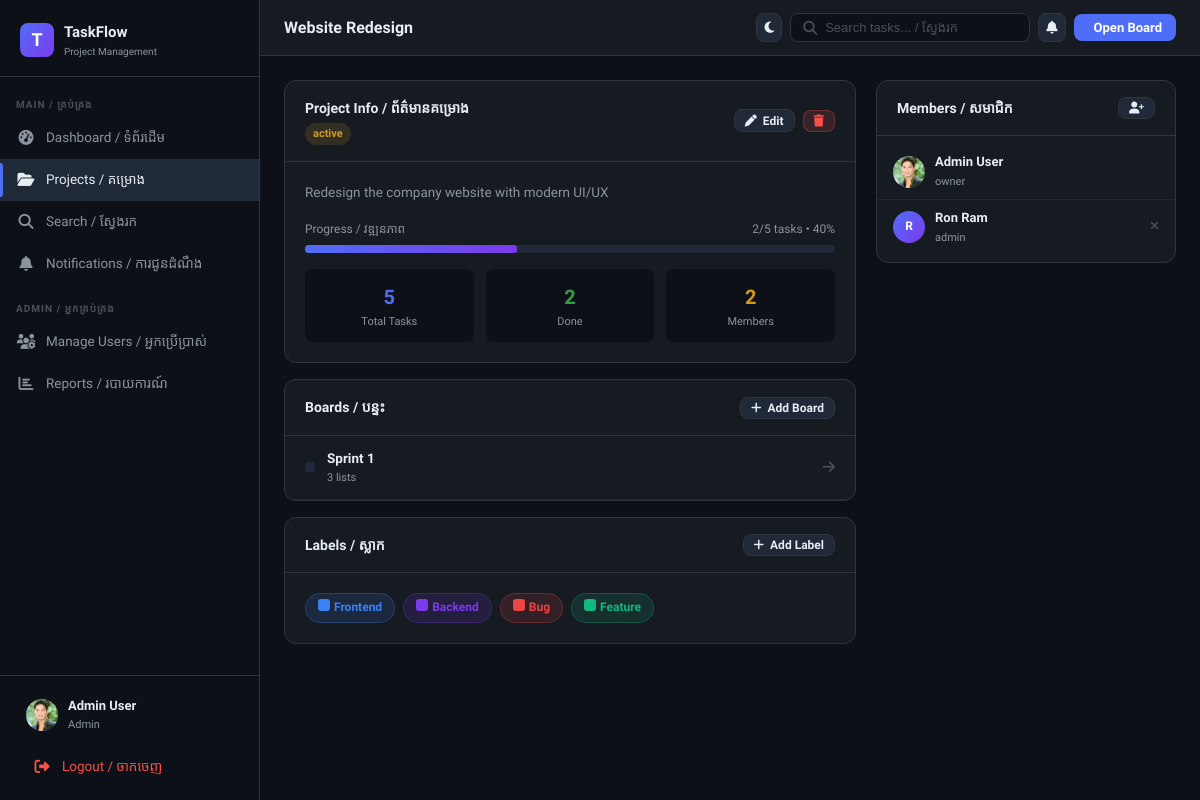
The app's page /projects/1/ (signed in), older data.
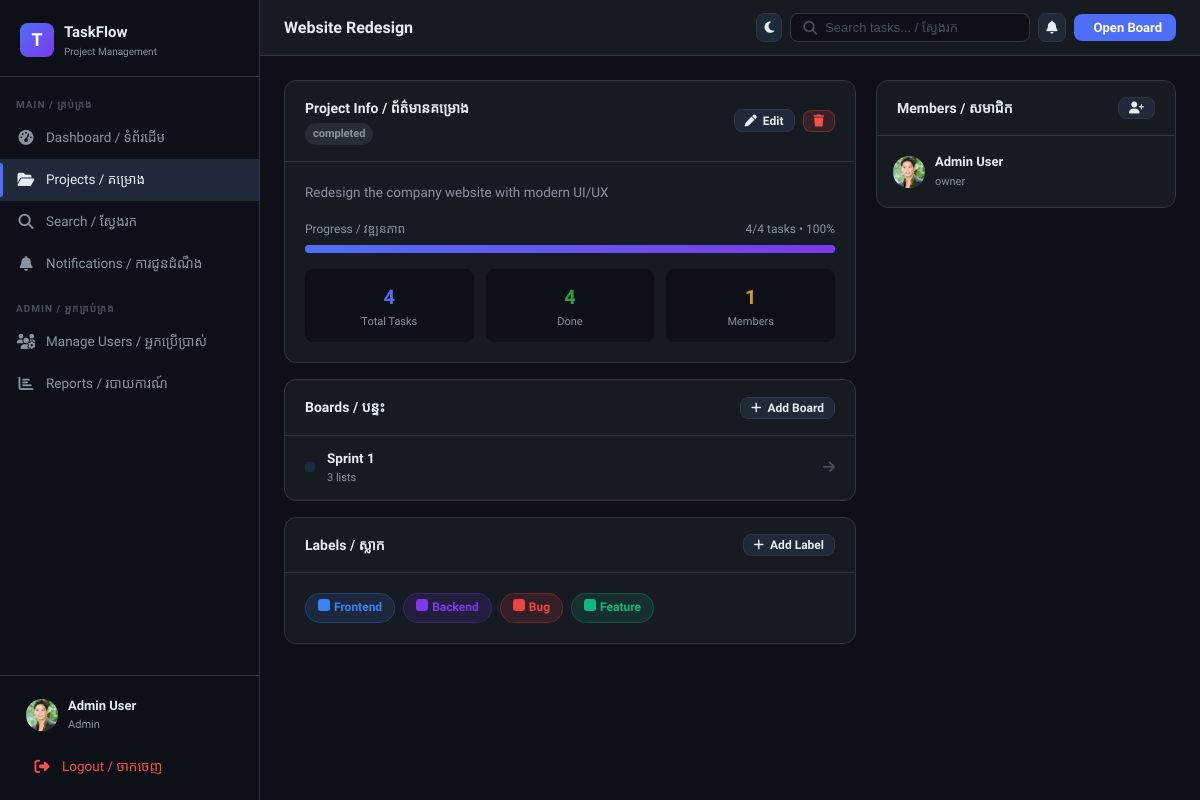
The same page, newer data.
### core/models.py (models this page shows, shortened)
class Project(models.Model):
    STATUS_CHOICES = [("active", "Active"), ("archived", "Archived")]
    owner = models.ForeignKey(
        User, on_delete=models.CASCADE, related_name="owned_projects"
    )
    name = models.CharField(max_length=150)
    description = models.TextField(blank=True)
    status = models.CharField(
        max_length=20,
        choices=[("active", "Active"), ("completed", "Completed")],
        default="active",
    )
    created_at = models.DateTimeField(auto_now_add=True)
    updated_at = models.DateTimeField(auto_now=True)
    @property
    def total_cards(self):
        return Card.objects.filter(list__board__project=self).count()
    @property
    def done_cards(self):
        return Card.objects.filter(list__board__project=self, status="done").count()
    @property
    def progress(self):
        total = self.total_cards
        return int((self.done_cards / total) * 100) if total > 0 else 0

class Board(models.Model):
    project = models.ForeignKey(
        Project, on_delete=models.CASCADE, related_name="boards"
    )
    name = models.CharField(max_length=100)
    background = models.CharField(max_length=50, blank=True, default="#1e293b")
    position = models.IntegerField(default=0)
    created_at = models.DateTimeField(auto_now_add=True)
    class Meta:
        ordering = ["position"]

class Label(models.Model):
    project = models.ForeignKey(
        Project, on_delete=models.CASCADE, related_name="labels"
    )
    name = models.CharField(max_length=50)
    color = models.CharField(max_length=20, default="#3b82f6")

class ProjectMember(models.Model):
    ROLE_CHOICES = [("owner", "Owner"), ("admin", "Admin"), ("member", "Member")]
    project = models.ForeignKey(
        Project, on_delete=models.CASCADE, related_name="members"
    )
    user = models.ForeignKey(
        User, on_delete=models.CASCADE, related_name="project_memberships"
    )
    role = models.CharField(max_length=10, choices=ROLE_CHOICES, default="member")
    joined_at = models.DateTimeField(auto_now_add=True)
    class Meta:
        unique_together = ("project", "user")

class User(AbstractUser):
    ROLE_CHOICES = [("admin", "Admin"), ("member", "Member")]
    role = models.CharField(max_length=10, choices=ROLE_CHOICES, default="member")
    avatar = models.ImageField(upload_to="avatars/", blank=True, null=True)
    is_active = models.BooleanField(default=True)
    @property
    def is_admin(self):
        return self.role == "admin"

### core/views.py (the view)
# urls.py: path('projects/<int:project_id>/', views.project_detail, name='project_detail'),
@login_required
def project_detail(request, project_id):
    project = get_object_or_404(Project, id=project_id)
    if not can_access_project(request.user, project):
        messages.error(request, "Access denied")
        return redirect("projects")
    members = ProjectMember.objects.filter(project=project).select_related("user")
    boards = project.boards.all()
    member_user_ids = members.values_list("user_id", flat=True)
    all_users = User.objects.filter(is_active=True).exclude(id__in=member_user_ids)
    can_lead = is_project_leader(request.user, project)
    context = {
        "project": project,
        "members": members,
        "boards": boards,
        "all_users": all_users,
        "can_lead": can_lead,
        "unread_count": request.user.notifications.filter(is_read=False).count(),
    }
    return render(request, "projects/detail.html", context)

### core/views.py (called while the page is built)
def is_project_leader(user, project):
    if not user.is_authenticated:
        return False
    return (
        user.is_admin
        or project.owner_id == user.id
        or ProjectMember.objects.filter(project=project, user=user, role="owner").exists()
    )

def can_access_project(user, project):
    if not user.is_authenticated:
        return False
    return (
        user.is_admin
        or project.owner_id == user.id
        or ProjectMember.objects.filter(project=project, user=user).exists()
    )

### templates/projects/detail.html (shortened to what the changed rows need)
{% extends 'base.html' %}
{% block page_title %}{{ project.name }}{% endblock %}
{% block topbar_extra %}
{% with board=project.boards.first %}
{% if board %}
<a href="{% url 'board' project.id board.id %}" class="btn btn-primary">
</a>
{% endif %}
{% endwith %}
{% endblock %}
{% block content %}
<div style="display:grid;grid-template-columns:1fr 300px;gap:20px;align-items:start">
  <div>
    <div class="card mb-16">
      <div class="card-header">
        <div>
          <div class="fw-700">Project Info / ព័ត៌មានគម្រោង</div>
          <span class="badge {% if project.status == 'active' %}badge-doing{% else %}badge-todo{% endif %}" style="margin-top:4px">{{ project.status }}</span>
        </div>
      </div>
      <div class="card-body">
        <p style="color:var(--text-muted);font-size:13.5px">{{ project.description|default:"No description provided." }}</p>
        <div style="margin-top:16px">
          <div style="display:flex;justify-content:space-between;font-size:12px;color:var(--text-muted);margin-bottom:6px">
            <span>Progress / វឌ្ឍនភាព</span>
            <span>{{ project.done_cards }}/{{ project.total_cards }} tasks • {{ project.progress }}%</span>
          </div>
          <div class="progress-bar" style="height:8px">
            <div class="progress-fill" style="width:{{ project.progress }}%"></div>
          </div>
        </div>
        <div style="display:grid;grid-template-columns:1fr 1fr 1fr;gap:12px;margin-top:16px">
          <div style="background:var(--bg-dark);border-radius:8px;padding:12px;text-align:center">
            <div style="font-size:20px;font-weight:800;color:var(--accent)">{{ project.total_cards }}</div>
            <div style="font-size:11px;color:var(--text-muted)">Total Tasks</div>
          </div>
          <div style="background:var(--bg-dark);border-radius:8px;padding:12px;text-align:center">
            <div style="font-size:20px;font-weight:800;color:var(--green)">{{ project.done_cards }}</div>
            <div style="font-size:11px;color:var(--text-muted)">Done</div>
          </div>
          <div style="background:var(--bg-dark);border-radius:8px;padding:12px;text-align:center">
            <div style="font-size:20px;font-weight:800;color:var(--yellow)">{{ project.members.count }}</div>
            <div style="font-size:11px;color:var(--text-muted)">Members</div>
          </div>
        </div>
      </div>
    </div>
    <div class="card mb-16">
      <div class="card-body" style="padding:0">
        {% for board in boards %}
        <a href="{% url 'board' project.id board.id %}" style="display:flex;align-items:center;gap:12px;padding:12px 20px;border-bottom:1px solid rgba(48,54,61,.5);text-decoration:none;color:inherit;transition:background .15s" onmouseover="this.style.background='rgba(255,255,255,.03)'" onmouseout="this.style.background=''">
          <div style="width:10px;height:10px;border-radius:3px;background:{{ board.background }}"></div>
          <div style="flex:1">
            <div style="font-weight:600;font-size:13.5px">{{ board.name }}</div>
            <div style="font-size:11px;color:var(--text-muted)">{{ board.lists.count }} lists</div>
          </div>
          <i class="fa-solid fa-arrow-right" style="color:var(--text-faint)"></i>
        </a>
        {% empty %}
        <div style="padding:24px;text-align:center;color:var(--text-muted)">No boards yet.</div>
        {% endfor %}
      </div>
    </div>
    <div class="card">
      <div class="card-body" style="display:flex;flex-wrap:wrap;gap:8px">
        {% for label in project.labels.all %}
        <span style="background:{{ label.color }}22;border:1px solid {{ label.color }}44;color:{{ label.color }};padding:4px 12px;border-radius:20px;font-size:12px;font-weight:600">
          <span class="label-dot" style="background:{{ label.color }}"></span>{{ label.name }}
        </span>
        {% empty %}
        <span class="text-muted text-small">No labels yet.</span>
        {% endfor %}
      </div>
    </div>
  </div>
  <div>
    <div class="card">
      <div class="card-body" style="padding:8px 0">
        {% for m in members %}
        <div style="display:flex;align-items:center;gap:10px;padding:8px 16px;{% if not forloop.last %}border-bottom:1px solid rgba(48,54,61,.5){% endif %}">
          <div class="user-avatar" style="width:32px;height:32px;font-size:12px">
            {% if m.user.avatar %}<img src="{{ m.user.avatar.url }}" alt="">
            {% else %}{{ m.user.username|first|upper }}{% endif %}
          </div>
          <div style="flex:1">
            <div style="font-size:13px;font-weight:600">{{ m.user.get_full_name|default:m.user.username }}</div>
            <div style="font-size:11px;color:var(--text-muted)">{{ m.role }}</div>
          </div>
          {% if can_lead and m.user != request.user %}
          <a href="{% url 'project_remove_member' project.id m.user.id %}" style="color:var(--text-faint);font-size:12px" onclick="return confirm('Remove this member?')"><i class="fa-solid fa-xmark"></i></a>
          {% endif %}
        </div>
        {% endfor %}
      </div>
    </div>
  </div>
</div>
{% endblock %}

Row changes from the older to the newer data that the page shows:
removed ProjectMember: user.username|first "R", user.get_full_name "Ron Ram", role "admin"
changed Project "Website Redesign": status "active" → "completed"; done_cards "2" → "4"; total_cards "5" → "4"; progress "40" → "100"; members.count "2" → "1"
Text that changed along with them:
{{ project.progress }}: 40 → 100 (drawn)
